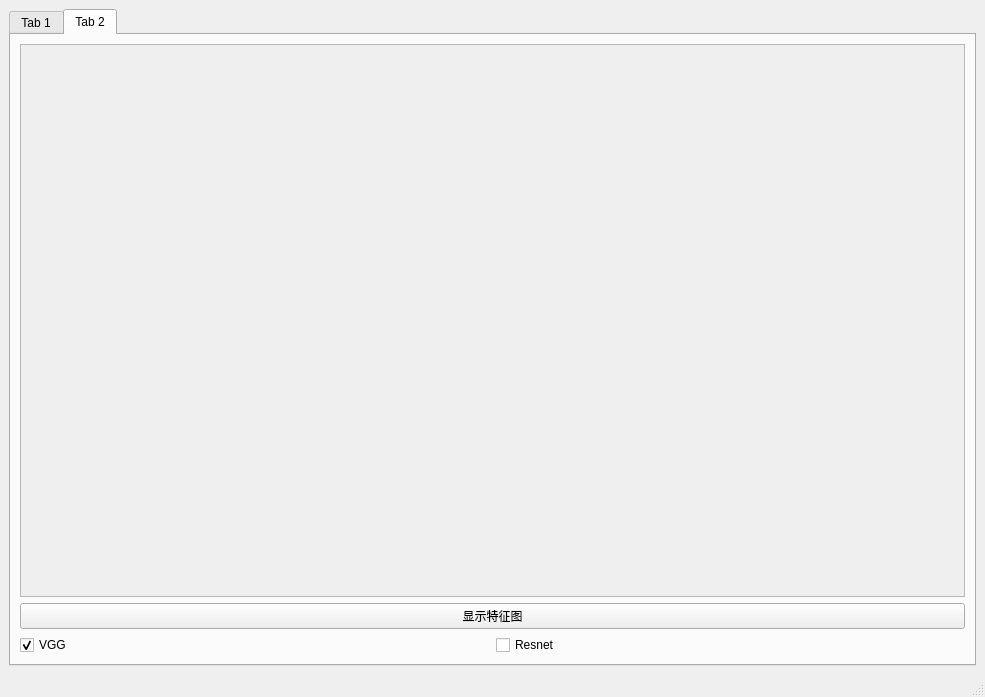
<?xml version="1.0" encoding="UTF-8"?>
<ui version="4.0">
 <class>MainWindow</class>
 <widget class="QMainWindow" name="MainWindow">
  <property name="geometry">
   <rect>
    <x>0</x>
    <y>0</y>
    <width>985</width>
    <height>697</height>
   </rect>
  </property>
  <property name="windowTitle">
   <string>MainWindow</string>
  </property>
  <widget class="QWidget" name="centralwidget">
   <layout class="QVBoxLayout" name="verticalLayout_3">
    <item>
     <widget class="QTabWidget" name="tabWidget">
      <property name="currentIndex">
       <number>1</number>
      </property>
      <widget class="QWidget" name="tab">
       <attribute name="title">
        <string>Tab 1</string>
       </attribute>
       <layout class="QVBoxLayout" name="verticalLayout">
        <item>
         <layout class="QHBoxLayout" name="horizontalLayout">
          <item>
           <widget class="QScrollArea" name="scrollArea">
            <property name="widgetResizable">
             <bool>true</bool>
            </property>
            <widget class="QWidget" name="scrollAreaWidgetContents">
             <property name="geometry">
              <rect>
               <x>0</x>
               <y>0</y>
               <width>308</width>
               <height>286</height>
              </rect>
             </property>
            </widget>
           </widget>
          </item>
          <item>
           <widget class="QScrollArea" name="scrollArea_2">
            <property name="widgetResizable">
             <bool>true</bool>
            </property>
            <widget class="QWidget" name="scrollAreaWidgetContents_2">
             <property name="geometry">
              <rect>
               <x>0</x>
               <y>0</y>
               <width>309</width>
               <height>286</height>
              </rect>
             </property>
            </widget>
           </widget>
          </item>
          <item>
           <widget class="QScrollArea" name="scrollArea_5">
            <property name="widgetResizable">
             <bool>true</bool>
            </property>
            <widget class="QWidget" name="scrollAreaWidgetContents_9">
             <property name="geometry">
              <rect>
               <x>0</x>
               <y>0</y>
               <width>308</width>
               <height>286</height>
              </rect>
             </property>
            </widget>
           </widget>
          </item>
         </layout>
        </item>
        <item>
         <layout class="QHBoxLayout" name="horizontalLayout_2">
          <item>
           <widget class="QScrollArea" name="scrollArea_7">
            <property name="widgetResizable">
             <bool>true</bool>
            </property>
            <widget class="QWidget" name="scrollAreaWidgetContents_13">
             <property name="geometry">
              <rect>
               <x>0</x>
               <y>0</y>
               <width>308</width>
               <height>286</height>
              </rect>
             </property>
            </widget>
           </widget>
          </item>
          <item>
           <widget class="QScrollArea" name="scrollArea_4">
            <property name="widgetResizable">
             <bool>true</bool>
            </property>
            <widget class="QWidget" name="scrollAreaWidgetContents_8">
             <property name="geometry">
              <rect>
               <x>0</x>
               <y>0</y>
               <width>309</width>
               <height>286</height>
              </rect>
             </property>
            </widget>
           </widget>
          </item>
          <item>
           <widget class="QScrollArea" name="scrollArea_3">
            <property name="widgetResizable">
             <bool>true</bool>
            </property>
            <widget class="QWidget" name="scrollAreaWidgetContents_7">
             <property name="geometry">
              <rect>
               <x>0</x>
               <y>0</y>
               <width>308</width>
               <height>286</height>
              </rect>
             </property>
            </widget>
           </widget>
          </item>
         </layout>
        </item>
       </layout>
      </widget>
      <widget class="QWidget" name="tab_2">
       <attribute name="title">
        <string>Tab 2</string>
       </attribute>
       <layout class="QVBoxLayout" name="verticalLayout_2">
        <item>
         <widget class="QScrollArea" name="scrollArea_10">
          <property name="widgetResizable">
           <bool>true</bool>
          </property>
          <widget class="QWidget" name="scrollAreaWidgetContents_16">
           <property name="geometry">
            <rect>
             <x>0</x>
             <y>0</y>
             <width>943</width>
             <height>516</height>
            </rect>
           </property>
          </widget>
         </widget>
        </item>
        <item>
         <widget class="QPushButton" name="pushButton">
          <property name="text">
           <string>显示特征图</string>
          </property>
         </widget>
        </item>
        <item>
         <layout class="QHBoxLayout" name="horizontalLayout_3">
          <item>
           <widget class="QCheckBox" name="checkBox_vgg">
            <property name="text">
             <string>VGG</string>
            </property>
            <property name="checked">
             <bool>true</bool>
            </property>
            <attribute name="buttonGroup">
             <string notr="true">buttonGroup</string>
            </attribute>
           </widget>
          </item>
          <item>
           <widget class="QCheckBox" name="checkBox_resnet">
            <property name="text">
             <string>Resnet</string>
            </property>
            <attribute name="buttonGroup">
             <string notr="true">buttonGroup</string>
            </attribute>
           </widget>
          </item>
         </layout>
        </item>
       </layout>
      </widget>
     </widget>
    </item>
   </layout>
  </widget>
  <widget class="QMenuBar" name="menubar">
   <property name="geometry">
    <rect>
     <x>0</x>
     <y>0</y>
     <width>985</width>
     <height>22</height>
    </rect>
   </property>
  </widget>
  <widget class="QStatusBar" name="statusbar"/>
 </widget>
 <resources/>
 <connections/>
 <buttongroups>
  <buttongroup name="buttonGroup"/>
 </buttongroups>
</ui>
